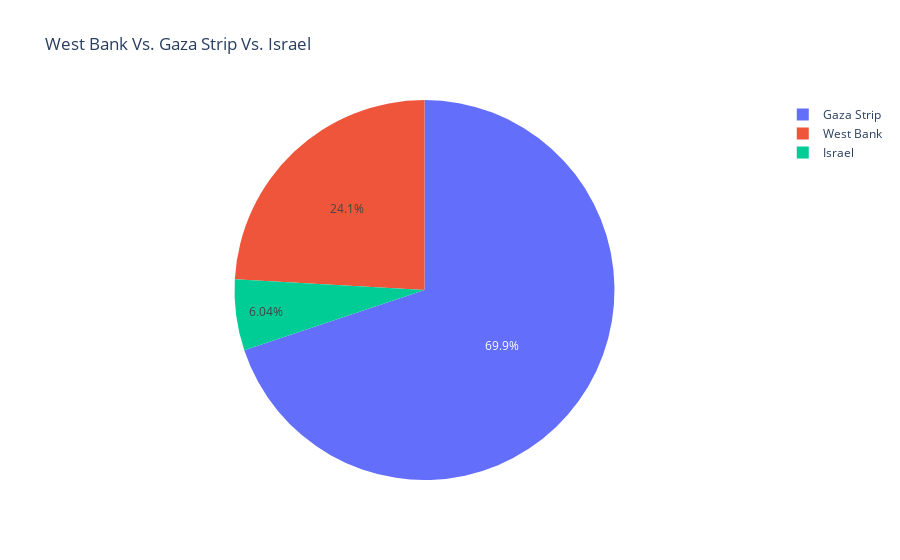

Notebook code for this chart:
### Code cell
fig4=px.pie(names=df.event_location_region.value_counts().index,values=df.event_location_region.value_counts().values,title='West Bank Vs. Gaza Strip Vs. Israel')
fig4.show()

### Figure 1 — Plotly figure (JSON) as saved in the notebook; plotly's stock layout.template omitted (floating-point values rounded to 4 significant figures)
{"data": [{"domain": {"x": [0, 1], "y": [0, 1]}, "hovertemplate": "label=%{label}<br>value=%{value}<extra></extra>", "labels": ["Gaza Strip", "West Bank", "Israel"], "legendgroup": "", "name": "", "showlegend": true, "type": "pie", "values": [7652, 2638, 661]}], "layout": {"legend": {"tracegroupgap": 0}, "title": {"text": "West Bank Vs. Gaza Strip Vs. Israel"}}}
